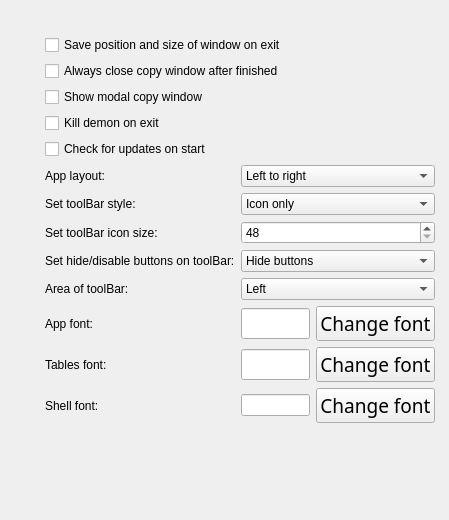
      <widget class="QWidget" name="pageSettingsGeneral">
       <widget class="QWidget" name="layoutWidget_4">
        <property name="geometry">
         <rect>
          <x>40</x>
          <y>30</y>
          <width>400</width>
          <height>481</height>
         </rect>
        </property>
        <layout class="QGridLayout" name="layoutGeneralSettings">
         <item row="1" column="1" colspan="4">
          <widget class="QCheckBox" name="checkWindowPosition">
           <property name="text">
            <string>Save position and size of window on exit</string>
           </property>
          </widget>
         </item>
         <item row="2" column="1" colspan="4">
          <widget class="QCheckBox" name="checkAlwaysCloseCopy">
           <property name="text">
            <string>Always close copy window after finished</string>
           </property>
          </widget>
         </item>
         <item row="3" column="1" colspan="4">
          <widget class="QCheckBox" name="checkBoxDialogKopiujShowModal">
           <property name="text">
            <string>Show modal copy window</string>
           </property>
          </widget>
         </item>
         <item row="12" column="1">
          <widget class="QLabel" name="labelFontApp">
           <property name="sizePolicy">
            <sizepolicy hsizetype="Preferred" vsizetype="Preferred">
             <horstretch>0</horstretch>
             <verstretch>0</verstretch>
            </sizepolicy>
           </property>
           <property name="text">
            <string>App font:</string>
           </property>
          </widget>
         </item>
         <item row="12" column="2" colspan="2">
          <widget class="QLineEdit" name="editFontApp">
           <property name="sizePolicy">
            <sizepolicy hsizetype="Preferred" vsizetype="Fixed">
             <horstretch>0</horstretch>
             <verstretch>0</verstretch>
            </sizepolicy>
           </property>
           <property name="font">
            <font>
             <pointsize>14</pointsize>
            </font>
           </property>
           <property name="readOnly">
            <bool>true</bool>
           </property>
          </widget>
         </item>
         <item row="12" column="4">
          <widget class="QPushButton" name="buttonFontApp">
           <property name="sizePolicy">
            <sizepolicy hsizetype="Preferred" vsizetype="Fixed">
             <horstretch>0</horstretch>
             <verstretch>0</verstretch>
            </sizepolicy>
           </property>
           <property name="font">
            <font>
             <family>仿宋</family>
             <pointsize>14</pointsize>
            </font>
           </property>
           <property name="text">
            <string>Change font</string>
           </property>
          </widget>
         </item>
         <item row="13" column="1">
          <widget class="QLabel" name="labelFontTables">
           <property name="sizePolicy">
            <sizepolicy hsizetype="Preferred" vsizetype="Preferred">
             <horstretch>0</horstretch>
             <verstretch>0</verstretch>
            </sizepolicy>
           </property>
           <property name="text">
            <string>Tables font:</string>
           </property>
          </widget>
         </item>
         <item row="13" column="2" colspan="2">
          <widget class="QLineEdit" name="editFontTables">
           <property name="sizePolicy">
            <sizepolicy hsizetype="Preferred" vsizetype="Fixed">
             <horstretch>0</horstretch>
             <verstretch>0</verstretch>
            </sizepolicy>
           </property>
           <property name="font">
            <font>
             <pointsize>14</pointsize>
            </font>
           </property>
           <property name="readOnly">
            <bool>true</bool>
           </property>
          </widget>
         </item>
         <item row="13" column="4">
          <widget class="QPushButton" name="buttonFontTables">
           <property name="sizePolicy">
            <sizepolicy hsizetype="Preferred" vsizetype="Fixed">
             <horstretch>0</horstretch>
             <verstretch>0</verstretch>
            </sizepolicy>
           </property>
           <property name="font">
            <font>
             <family>仿宋</family>
             <pointsize>14</pointsize>
            </font>
           </property>
           <property name="text">
            <string>Change font</string>
           </property>
          </widget>
         </item>
         <item row="14" column="1">
          <widget class="QLabel" name="labelFontShell">
           <property name="text">
            <string>Shell font:</string>
           </property>
          </widget>
         </item>
         <item row="14" column="2" colspan="2">
          <widget class="QLineEdit" name="editFontShell">
           <property name="sizePolicy">
            <sizepolicy hsizetype="Preferred" vsizetype="Fixed">
             <horstretch>0</horstretch>
             <verstretch>0</verstretch>
            </sizepolicy>
           </property>
           <property name="readOnly">
            <bool>true</bool>
           </property>
          </widget>
         </item>
         <item row="14" column="4">
          <widget class="QPushButton" name="buttonFontShell">
           <property name="sizePolicy">
            <sizepolicy hsizetype="Preferred" vsizetype="Fixed">
             <horstretch>0</horstretch>
             <verstretch>0</verstretch>
            </sizepolicy>
           </property>
           <property name="font">
            <font>
             <family>仿宋</family>
             <pointsize>14</pointsize>
            </font>
           </property>
           <property name="text">
            <string>Change font</string>
           </property>
          </widget>
         </item>
         <item row="12" column="0">
          <spacer name="horizontalSpacer_29">
           <property name="orientation">
            <enum>Qt::Horizontal</enum>
           </property>
           <property name="sizeType">
            <enum>QSizePolicy::Fixed</enum>
           </property>
           <property name="sizeHint" stdset="0">
            <size>
             <width>5</width>
             <height>20</height>
            </size>
           </property>
          </spacer>
         </item>
         <item row="12" column="5">
          <spacer name="horizontalSpacer_30">
           <property name="orientation">
            <enum>Qt::Horizontal</enum>
           </property>
           <property name="sizeType">
            <enum>QSizePolicy::Fixed</enum>
           </property>
           <property name="sizeHint" stdset="0">
            <size>
             <width>5</width>
             <height>20</height>
            </size>
           </property>
          </spacer>
         </item>
         <item row="0" column="1">
          <spacer name="verticalSpacer_29">
           <property name="orientation">
            <enum>Qt::Vertical</enum>
           </property>
           <property name="sizeType">
            <enum>QSizePolicy::Fixed</enum>
           </property>
           <property name="sizeHint" stdset="0">
            <size>
             <width>20</width>
             <height>5</height>
            </size>
           </property>
          </spacer>
         </item>
         <item row="5" column="1" colspan="4">
          <widget class="QCheckBox" name="checkBoxKillDemonOnExit">
           <property name="text">
            <string>Kill demon on exit</string>
           </property>
          </widget>
         </item>
         <item row="16" column="4">
          <spacer name="verticalSpacer_28">
           <property name="orientation">
            <enum>Qt::Vertical</enum>
           </property>
           <property name="sizeHint" stdset="0">
            <size>
             <width>20</width>
             <height>40</height>
            </size>
           </property>
          </spacer>
         </item>
         <item row="6" column="1" colspan="4">
          <widget class="QCheckBox" name="checkBoxUpdatesStart">
           <property name="text">
            <string>Check for updates on start</string>
           </property>
          </widget>
         </item>
         <item row="16" column="1">
          <spacer name="verticalSpacer_41">
           <property name="orientation">
            <enum>Qt::Vertical</enum>
           </property>
           <property name="sizeHint" stdset="0">
            <size>
             <width>20</width>
             <height>40</height>
            </size>
           </property>
          </spacer>
         </item>
         <item row="8" column="1">
          <widget class="QLabel" name="label_17">
           <property name="text">
            <string>Set toolBar style:</string>
           </property>
          </widget>
         </item>
         <item row="9" column="1">
          <widget class="QLabel" name="label_18">
           <property name="text">
            <string>Set toolBar icon size:</string>
           </property>
          </widget>
         </item>
         <item row="10" column="1">
          <widget class="QLabel" name="label_19">
           <property name="text">
            <string>Set hide/disable buttons on toolBar:</string>
           </property>
          </widget>
         </item>
         <item row="8" column="2" colspan="3">
          <widget class="QComboBox" name="comboToolBarStyle">
           <item>
            <property name="text">
             <string>Icon only</string>
            </property>
           </item>
           <item>
            <property name="text">
             <string>Text only</string>
            </property>
           </item>
           <item>
            <property name="text">
             <string>Text beside icon</string>
            </property>
           </item>
           <item>
            <property name="text">
             <string>Text under icon</string>
            </property>
           </item>
          </widget>
         </item>
         <item row="10" column="2" colspan="3">
          <widget class="QComboBox" name="comboToolBarHideButton">
           <item>
            <property name="text">
             <string>Hide buttons</string>
            </property>
           </item>
           <item>
            <property name="text">
             <string>Disable buttons</string>
            </property>
           </item>
          </widget>
         </item>
         <item row="9" column="2" colspan="3">
          <widget class="QSpinBox" name="spinToolBarIconSize">
           <property name="minimum">
            <number>48</number>
           </property>
           <property name="maximum">
            <number>64</number>
           </property>
           <property name="value">
            <number>48</number>
           </property>
          </widget>
         </item>
         <item row="11" column="2" colspan="3">
          <widget class="QComboBox" name="comboToolBarArea">
           <item>
            <property name="text">
             <string>Left</string>
            </property>
           </item>
           <item>
            <property name="text">
             <string>Right</string>
            </property>
           </item>
           <item>
            <property name="text">
             <string>Top</string>
            </property>
           </item>
           <item>
            <property name="text">
             <string>Bottom</string>
            </property>
           </item>
          </widget>
         </item>
         <item row="11" column="1">
          <widget class="QLabel" name="label_20">
           <property name="text">
            <string>Area of toolBar:</string>
           </property>
          </widget>
         </item>
         <item row="7" column="2" colspan="3">
          <widget class="QComboBox" name="comboLayout">
           <item>
            <property name="text">
             <string>Left to right</string>
            </property>
           </item>
           <item>
            <property name="text">
             <string>Right to left</string>
            </property>
           </item>
          </widget>
         </item>
         <item row="7" column="1">
          <widget class="QLabel" name="label_9">
           <property name="text">
            <string>App layout:</string>
           </property>
          </widget>
         </item>
        </layout>
       </widget>
      </widget>
